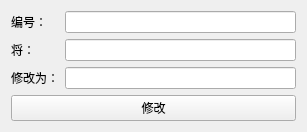
<?xml version="1.0" encoding="UTF-8"?>
<ui version="4.0">
 <class>Form</class>
 <widget class="QWidget" name="Form">
  <property name="geometry">
   <rect>
    <x>0</x>
    <y>0</y>
    <width>307</width>
    <height>128</height>
   </rect>
  </property>
  <property name="windowTitle">
   <string>Form</string>
  </property>
  <layout class="QGridLayout" name="gridLayout">
   <item row="0" column="0">
    <layout class="QFormLayout" name="formLayout">
     <item row="0" column="0">
      <widget class="QLabel" name="label">
       <property name="text">
        <string>编号：</string>
       </property>
      </widget>
     </item>
     <item row="0" column="1">
      <widget class="QLineEdit" name="lineEdit"/>
     </item>
     <item row="1" column="0">
      <widget class="QLabel" name="label_2">
       <property name="text">
        <string>将：</string>
       </property>
      </widget>
     </item>
     <item row="1" column="1">
      <widget class="QLineEdit" name="lineEdit_2"/>
     </item>
     <item row="2" column="0">
      <widget class="QLabel" name="label_3">
       <property name="text">
        <string>修改为：</string>
       </property>
      </widget>
     </item>
     <item row="2" column="1">
      <widget class="QLineEdit" name="lineEdit_3"/>
     </item>
    </layout>
   </item>
   <item row="1" column="0">
    <widget class="QPushButton" name="pushButton">
     <property name="text">
      <string>修改</string>
     </property>
    </widget>
   </item>
  </layout>
 </widget>
 <resources/>
 <connections/>
</ui>
